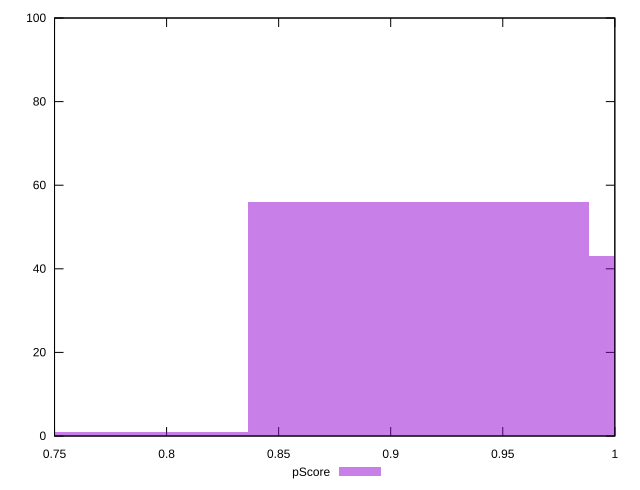

gnuplot code for this plot:
reset

$pScore <<EOF
0.912444897008259 56
1.0645190465096357 43
0.7603707475068826 1
EOF

set key outside below
set boxwidth 0.15207414950137652
set xrange [0.75:1]
set yrange [0:100]
set trange [0:100]
set style fill transparent solid 0.5 noborder
set terminal svg size 640, 490 enhanced background rgb 'white'
set output "report_00015_2021-02-09T16-11-33.973Z/unminified-javascript/samples/pages+cached+noadtech/pScore/histogram.svg"

plot $pScore title "pScore" with boxes

reset
